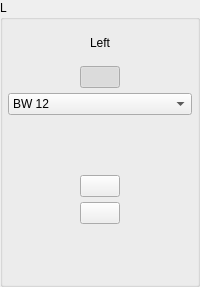
        <widget class="QGroupBox" name="groupBox_L">
         <property name="title">
          <string>L</string>
         </property>
         <layout class="QGridLayout" name="gridLayout_3">
          <property name="leftMargin">
           <number>5</number>
          </property>
          <property name="topMargin">
           <number>5</number>
          </property>
          <property name="rightMargin">
           <number>5</number>
          </property>
          <property name="bottomMargin">
           <number>5</number>
          </property>
          <property name="spacing">
           <number>5</number>
          </property>
          <item row="0" column="0">
           <layout class="QVBoxLayout" name="verticalLayout_2">
            <item>
             <widget class="QLabel" name="label_10">
              <property name="minimumSize">
               <size>
                <width>0</width>
                <height>36</height>
               </size>
              </property>
              <property name="maximumSize">
               <size>
                <width>16777215</width>
                <height>36</height>
               </size>
              </property>
              <property name="text">
               <string>Left</string>
              </property>
              <property name="alignment">
               <set>Qt::AlignCenter</set>
              </property>
             </widget>
            </item>
            <item alignment="Qt::AlignHCenter">
             <widget class="QPushButton" name="pb_Filter_LSetSync">
              <property name="minimumSize">
               <size>
                <width>0</width>
                <height>0</height>
               </size>
              </property>
              <property name="focusPolicy">
               <enum>Qt::NoFocus</enum>
              </property>
              <property name="styleSheet">
               <string notr="true"/>
              </property>
              <property name="text">
               <string/>
              </property>
              <property name="checkable">
               <bool>true</bool>
              </property>
              <property name="checked">
               <bool>true</bool>
              </property>
             </widget>
            </item>
            <item>
             <widget class="QComboBox" name="cb_Filter_L">
              <property name="focusPolicy">
               <enum>Qt::NoFocus</enum>
              </property>
              <property name="currentIndex">
               <number>5</number>
              </property>
              <property name="maxVisibleItems">
               <number>30</number>
              </property>
              <item>
               <property name="text">
                <string>L-R 12</string>
               </property>
              </item>
              <item>
               <property name="text">
                <string>L-R 24</string>
               </property>
              </item>
              <item>
               <property name="text">
                <string>L-R 36</string>
               </property>
              </item>
              <item>
               <property name="text">
                <string>L-R 48</string>
               </property>
              </item>
              <item>
               <property name="text">
                <string>BW 6</string>
               </property>
              </item>
              <item>
               <property name="text">
                <string>BW 12</string>
               </property>
              </item>
              <item>
               <property name="text">
                <string>BW 18</string>
               </property>
              </item>
              <item>
               <property name="text">
                <string>BW 24</string>
               </property>
              </item>
              <item>
               <property name="text">
                <string>BW 30</string>
               </property>
              </item>
              <item>
               <property name="text">
                <string>BW 36</string>
               </property>
              </item>
              <item>
               <property name="text">
                <string>BW 42</string>
               </property>
              </item>
              <item>
               <property name="text">
                <string>BW 48</string>
               </property>
              </item>
             </widget>
            </item>
            <item alignment="Qt::AlignHCenter">
             <widget class="ConfigGainWidget" name="dsb_Filter_L_Freq" native="true">
              <property name="minimumSize">
               <size>
                <width>50</width>
                <height>50</height>
               </size>
              </property>
              <property name="maximumSize">
               <size>
                <width>50</width>
                <height>50</height>
               </size>
              </property>
             </widget>
            </item>
            <item alignment="Qt::AlignHCenter">
             <widget class="QPushButton" name="pb_Output_Invert_L">
              <property name="minimumSize">
               <size>
                <width>0</width>
                <height>0</height>
               </size>
              </property>
              <property name="maximumSize">
               <size>
                <width>16777215</width>
                <height>16777215</height>
               </size>
              </property>
              <property name="focusPolicy">
               <enum>Qt::NoFocus</enum>
              </property>
              <property name="styleSheet">
               <string notr="true"/>
              </property>
              <property name="text">
               <string/>
              </property>
              <property name="checkable">
               <bool>true</bool>
              </property>
              <property name="checked">
               <bool>false</bool>
              </property>
             </widget>
            </item>
            <item alignment="Qt::AlignHCenter">
             <widget class="QPushButton" name="pb_Output_Mute_L">
              <property name="minimumSize">
               <size>
                <width>0</width>
                <height>0</height>
               </size>
              </property>
              <property name="maximumSize">
               <size>
                <width>16777215</width>
                <height>16777215</height>
               </size>
              </property>
              <property name="focusPolicy">
               <enum>Qt::NoFocus</enum>
              </property>
              <property name="styleSheet">
               <string notr="true"/>
              </property>
              <property name="text">
               <string/>
              </property>
              <property name="checkable">
               <bool>true</bool>
              </property>
              <property name="checked">
               <bool>false</bool>
              </property>
             </widget>
            </item>
            <item alignment="Qt::AlignHCenter">
             <widget class="ConfigGainWidget" name="dsb_Output_Level_L" native="true">
              <property name="minimumSize">
               <size>
                <width>50</width>
                <height>50</height>
               </size>
              </property>
              <property name="maximumSize">
               <size>
                <width>50</width>
                <height>50</height>
               </size>
              </property>
             </widget>
            </item>
           </layout>
          </item>
         </layout>
        </widget>
